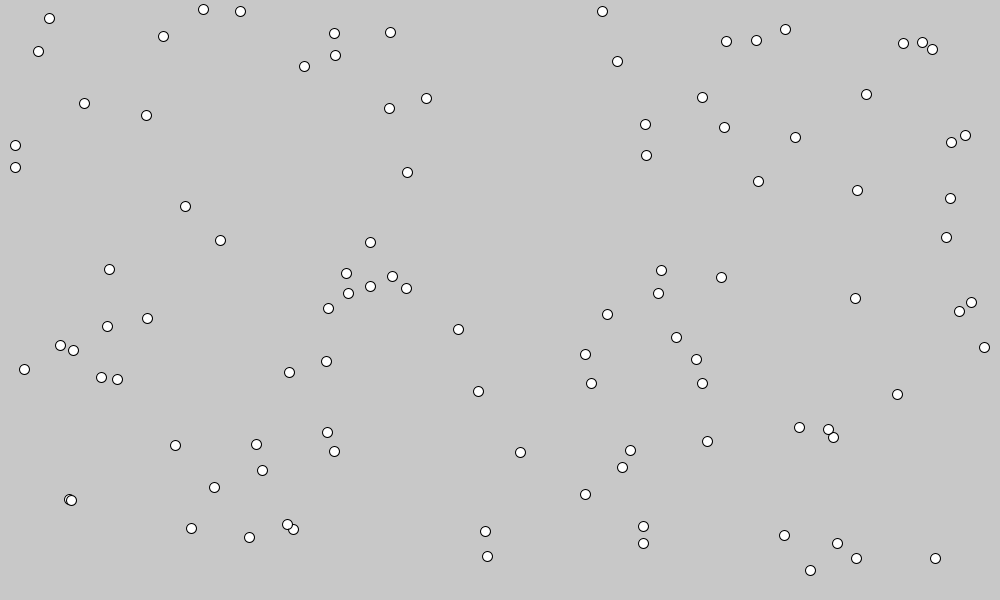
Frame 1 (no input)
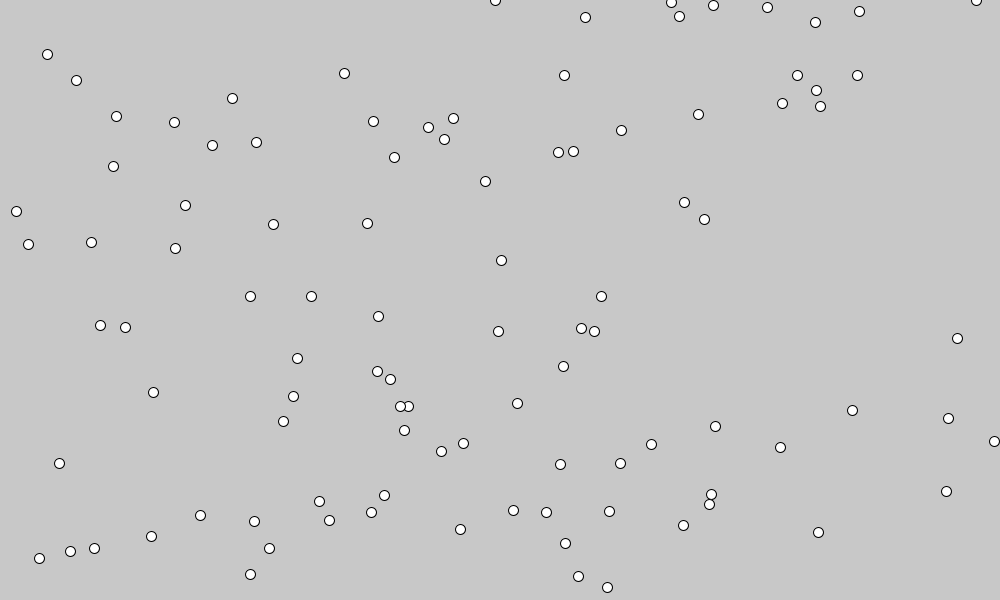
Frame 60 (the mouse pressed at the canvas centre just before this capture)
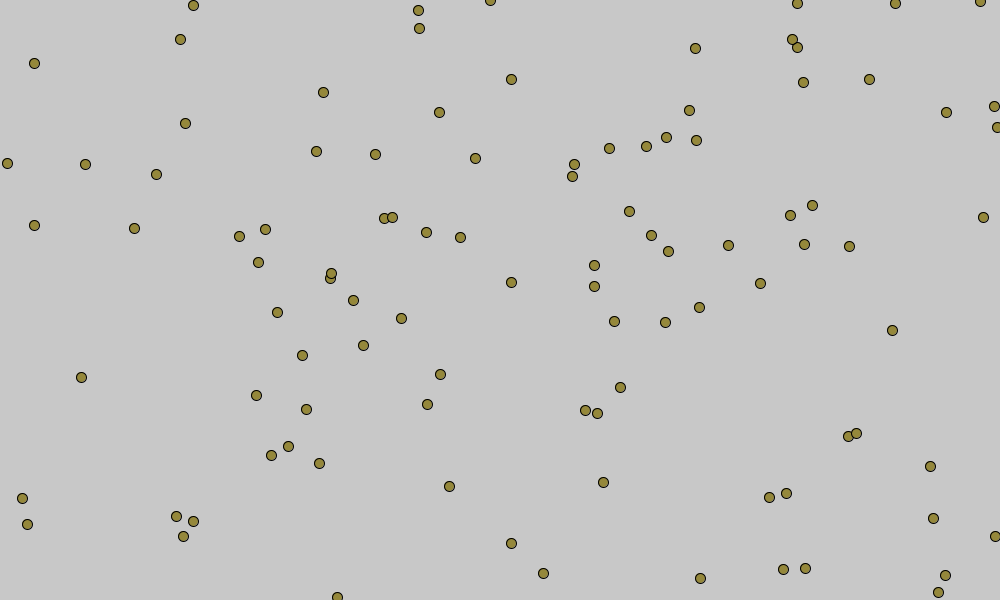
Frame 120 (the mouse held since frame 60 and released just before this capture)

The Processing sketch that drew these frames (run headless with seeded random() and noise(); from frame 60 on, the mouse is pressed at the canvas centre):

// Processing sketch: d7_hw7_bugs
// ── d7_hw7_bugs.pde
int[] bugX = new int[100];
int[] bugY = new int[100];


void setup() {
size(1000,600);


}
void draw() { 
  for (int i = 0; i < 100; i++){
    bugX[i] = int(random(1000));
    bugY[i] = int(random(600));
}
  
  
  background(200);
  
  for (int i = 0; i < 100; i++){
    drawBug(bugX[i],bugY[i]);
    
}
}
void drawBug(int X, int Y){
  ellipse(X,Y, 10,10);
} 

void mousePressed(){
  fill(random(255), random(255), random(255));
}
